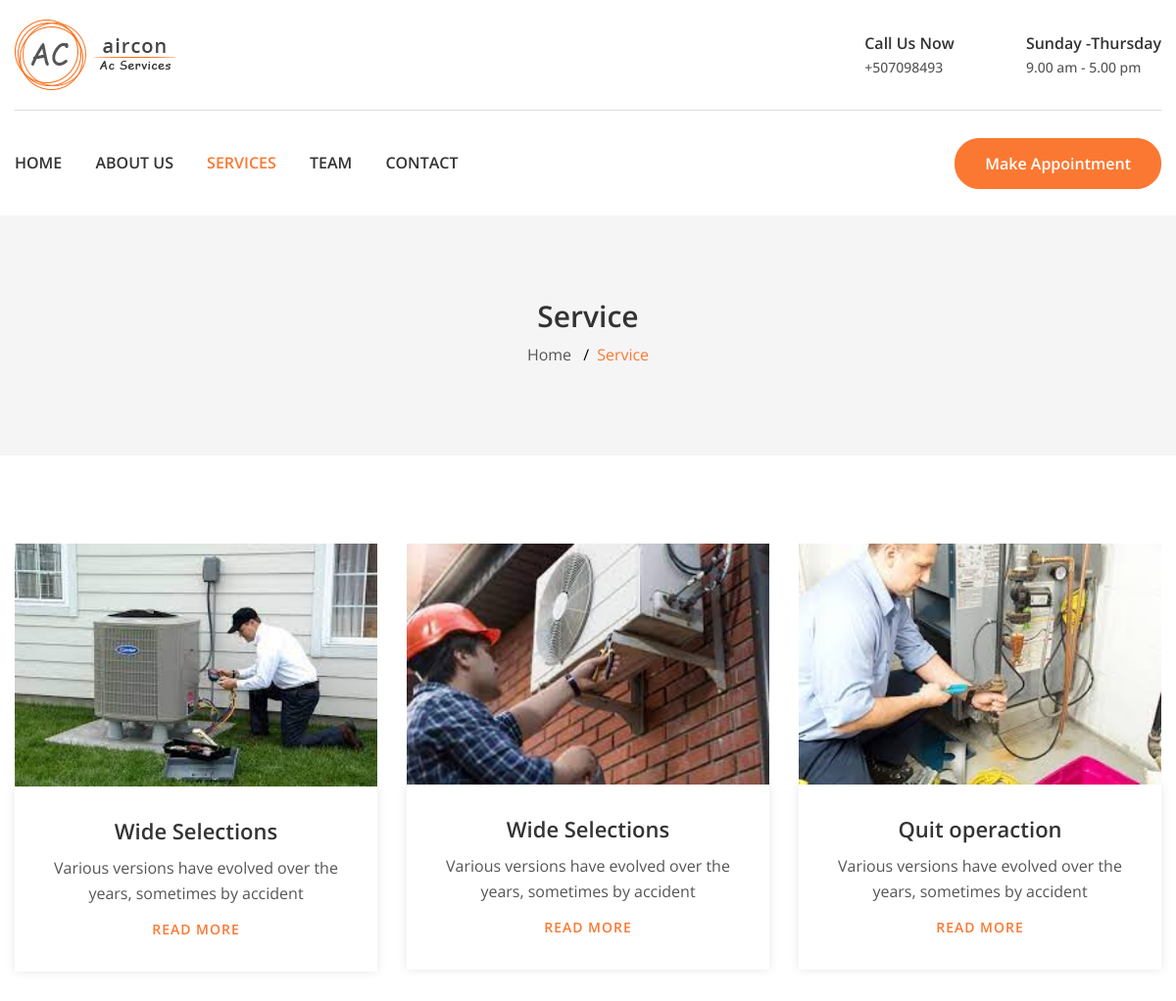
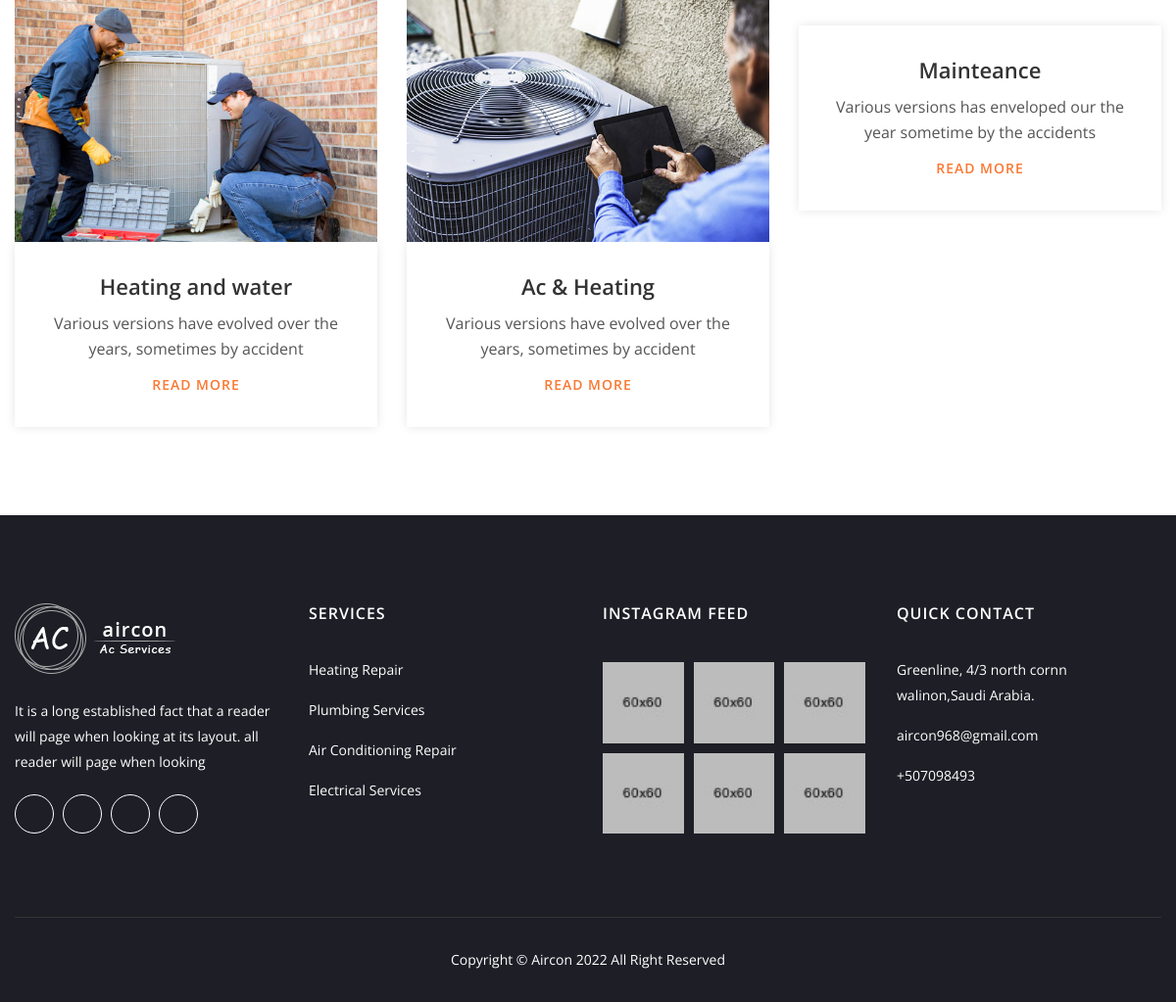
Page /services/ on the committed database (2 pictures, top to bottom).
### pages/models.py (models this page shows, shortened)
class Service(models.Model):
    title = models.CharField(max_length=50)
    description = models.TextField()
    ser_image = models.ImageField('photos/%Y/%m/%d/')
    date = models.DateTimeField(auto_now_add=True)

### pages/views.py (the view)
# urls.py: path('services/',views.Services,name='services'),
def Services(request):
    services = Service.objects.all()
    data = {
        'services': services
    }
    return render(request, 'pages/services.html', data)

### templates/pages/services.html
{% extends 'basic.html' %}
{% load static %}
{% block content %}
   <div class="breadcrumb-area section-ptb">
    <div class="container">
        <div class="row">
            <div class="col">
                <h2 class="breadcrumb-title">Service</h2>
                <ul class="breadcrumb-list">
                    <li class="breadcrumb-item"><a href="index.html">Home</a></li>
                    <li class="breadcrumb-item active">Service</li>
                </ul>
            </div>
        </div>
    </div>
</div>
<div class="content-wraper section-pt section-pb-80">
    <div class="container">
        <div class="row">
            {% for service  in services %}
            <div class="col-lg-4 col-md-6">
                <div class="single-service mb--30">
                    <div class="service-image">
                        <img src="{{service.ser_image.url}}" alt="">
                    </div>
                    <div class="service-content text-center">
                        <h3><a href="{% url 'single_service' %}">{{service.title}}</a></h3>
                        <p>{{service.description}}</p>
                        <a href="{% url 'single_service' %}">READ MORE</a>
                    </div>
                </div>
            </div>
            {% endfor %}
        </div>
    </div>
</div>
{% endblock content %}

### templates/basic.html (shortened to what this page needs)
{% load static %}
<!doctype html>
<html class="no-js" lang="en">
<head>
    <link rel="stylesheet" href="{% static 'css/bootstrap.min.css' %}">
    <link rel="stylesheet" href="{% static 'css/icofont.min.css' %}">
    <link rel="stylesheet" href="{% static 'css/Pe-icon-7-stroke.css' %}">
    <link rel="stylesheet" href="{% static 'css/plugins.css' %}">
    <link rel="stylesheet" href="{% static 'css/style.css' %}">
</head>
    {% include 'includes/topbar.html' %}
    {% include 'includes/nevbar.html' %}
    {%block content%}{% endblock content%}
    {% include 'includes/footer.html' %}
</html>

### templates/includes/topbar.html
{% load static %}
    <div class="header-area">
        <div class="header-top pt--20 pb--20">
            <div class="container">
                <div class="row">
                    <div class="col-lg-4 col-md-3 col-12">
                        <div class="logo">
                            <a href="index.html"><img src="{% static 'images/logo/logo.jpg' %}" alt="logo"></a>
                        </div>
                    </div>
                    <div class="col-lg-8 col-md-9 col-12">
                        <div class="contact-information-top">
                            <div class="single-information-top">
                                <div class="info-icon">
                                    <i class="icofont-headphone-alt-2"></i>
                                </div>
                                <div class="info-content">
                                    <h4>Call Us Now </h4>
                                    <p>+507098493</p>
                                </div>
                            </div>
                            <div class="single-information-top">
                                <div class="info-icon">
                                    <i class="icofont-clock-time"></i>
                                </div>
                                <div class="info-content">
                                    <h4>Sunday -Thursday </h4>
                                    <p>9.00 am - 5.00 pm</p>
                                </div>
                            </div>
                        </div>
                    </div>
                </div>
            </div>
        </div>

### templates/includes/nevbar.html (shortened to what this page needs)
        <div class="header-bottom-area header-sticky">
            <div class="container">
                <div class="row">
                    <div class="col-lg-12">
                        <div class="header-menu-wrap border-top-1">
                            <div class="main-menu">
                                <nav class="main-navigation">
                                    <ul>
                                        {% with url_name=request.resolver_match.url_name %}
                                        <li class="{% if url_name == 'home' %}active{% endif %}"><a href="{% url 'home' %}">HOME</a>
                                        </li>
                                        <li class="{% if url_name == 'about-us' %}active{% endif %}"><a href="{% url 'about-us' %}">ABOUT US</a>
                                        </li>
                                        <li class="{% if url_name == 'services' %}active{% endif %}"><a href="{% url 'services' %}">SERVICES</a>
                                        </li>
                                        <li class="{% if url_name == 'team' %}active{% endif %}"><a href="{% url 'team' %}">TEAM</a>
                                        </li>
                                        <li class="{% if url_name == 'contect-us' %}active{% endif %}"><a href="{% url 'contect-us' %}">CONTACT</a>
                                        </li>
                                        {% endwith %}
                                    </ul>
                                </nav>
                            </div>
                            <div class="make-apoinmant-button">
                                <a href="{% url 'Appointment' %}" class="default-btn border-radius" onclick="openForm()">Make Appointment</a>
                            </div>
                        </div>
                    </div>
                    <div class="col">
                    </div>
                </div>
            </div>
        </div>
    </div>

### templates/includes/footer.html
{% load static %}
<footer class="footer-area">
    <div class="footer-top pt--50 pb--100">
        <div class="container">
            <div class="row">
                <div class="col-lg-3 col-md-6">
                    <div class="footer-info mt--60">
                        <div class="logo">
                            <a href="#"><img src="{% static 'images/logo/logo-2.png' %}" alt=""></a>
                        </div>
                        <p>It is a long established fact that a reader will page when looking at its layout.  all reader will page when looking </p>
                        <ul class="social">
                            <li><a href="#"><i class="icofont-facebook"></i></a></li>
                            <li><a href="#"><i class="icofont-google-plus"></i></a></li>
                            <li><a href="#"><i class="icofont-twitter"></i></a></li>
                            <li><a href="#"><i class="icofont-pinterest"></i></a></li>
                        </ul>
                    </div>
                </div>
                <div class="col-lg-3 col-md-6">
                    <div class="footer-info  mt--60">
                        <div class="footer-title">
                            <h3>SERVICES</h3>
                        </div>
                        <ul class="footer-list">
                            <li><a href="#">Heating Repair</a></li>
                            <li><a href="#">Plumbing Services</a></li>
                            <li><a href="#">Air Conditioning Repair</a></li>
                            <li><a href="#">Electrical Services</a></li>
                        </ul>
                    </div>
                </div>
                <div class="col-lg-3 col-md-6">
                    <div class="footer-info  mt--60">
                        <div class="footer-title">
                            <h3>INSTAGRAM FEED</h3>
                        </div>
                        <ul class="footer-list-instagram">
                            <li><a href="#"><img src="{% static 'images/instagram/ins-1.jpg' %}" alt=""></a></li>
                            <li><a href="#"><img src="{% static 'images/instagram/ins-2.jpg' %}" alt=""></a></li>
                            <li><a href="#"><img src="{% static 'images/instagram/ins-3.jpg' %}" alt=""></a></li>
                            <li><a href="#"><img src="{% static 'images/instagram/ins-4.jpg' %}" alt=""></a></li>
                            <li><a href="#"><img src="{% static 'images/instagram/ins-5.jpg' %}" alt=""></a></li>
                            <li><a href="#"><img src="{% static 'images/instagram/ins-6.jpg' %}" alt=""></a></li>
                        </ul>
                    </div>
                </div>
                <div class="col-lg-3 col-md-6">
                    <div class="footer-info  mt--60">
                        <div class="footer-title">
                            <h3>QUICK CONTACT</h3>
                        </div>
                        <ul class="footer-list">
                            <li>Greenline, 4/3 north cornn <br> walinon,Saudi Arabia.</li>
                            <li><a href="#">aircon968@gmail.com</a></li>
                            <li><a href="#">+507098493</a></li>
                        </ul>
                    </div>
                </div>
            </div>
        </div>
    </div>
    <div class="footer-bottom">
        <div class="container">
            <div class="row">
                <div class="col-lg-12">
                    <div class="footer-bottom-inner text-center">
                        <p>Copyright &copy; <a href="https://freethemescloud.com/">Aircon</a> 2022 All Right Reserved</p>
                    </div>
                </div>
            </div>
        </div>
    </div>
</footer>

### rows in the picture
Service: ser_image (picture), title "Wide Selections", description "Various versions have evolved over the years, sometimes by accident"
Service: ser_image (picture), title "Wide Selections", description "Various versions have evolved over the years, sometimes by accident"
Service: ser_image (picture), title "Quit operaction", description "Various versions have evolved over the years, sometimes by accident"
Service: ser_image (picture), title "Heating and water", description "Various versions have evolved over the years, sometimes by accident"
Service: ser_image (picture), title "Ac & Heating", description "Various versions have evolved over the years, sometimes by accident"
Service: title "Mainteance", description "Various versions has enveloped our the year sometime by the accidents"
